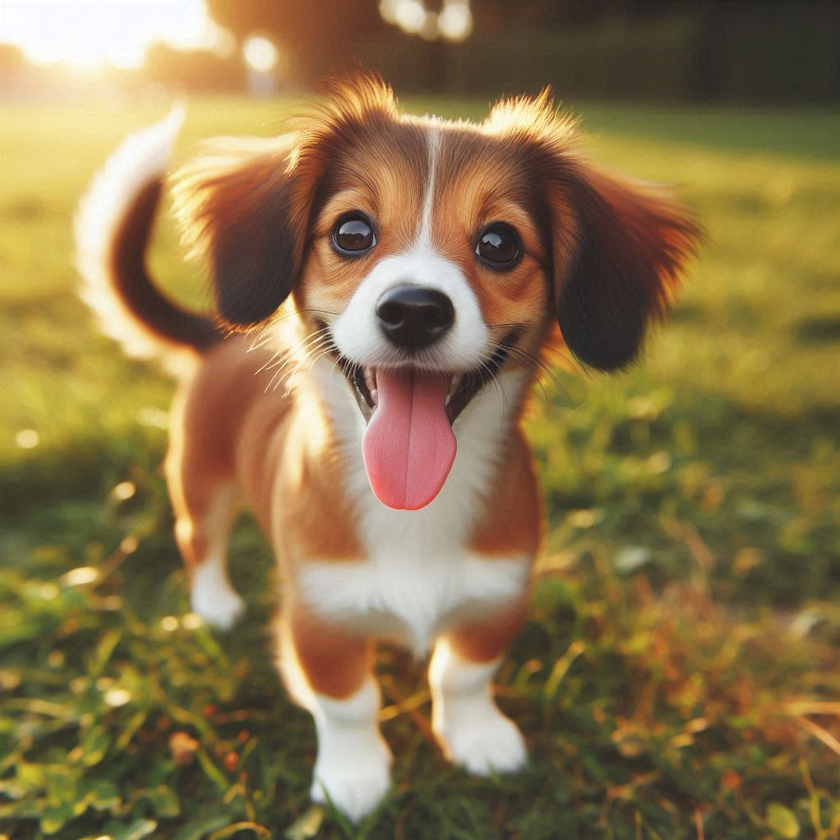
#> input picture useless/图像处理/p1.png, 840 x 840 px, shrunk from 1024 x 1024 before the run
$ python '5.16对比噪点.py'
#> lines starting #> are read from the running program, lines starting #| are printed output that depends on the picture
import cv2
import numpy as np
np.set_printoptions(threshold=np.inf)


def compare_diff(early_image_path,new_image_path):

#> called with early_image_path = 'p1.png', new_image_path = 'p2.png'
    img0 = cv2.imread(early_image_path)
#> img0 is the input picture: shape (840, 840, 3); mean B, G, R 76, 116.9, 138.7
    img1 = cv2.imread(new_image_path)
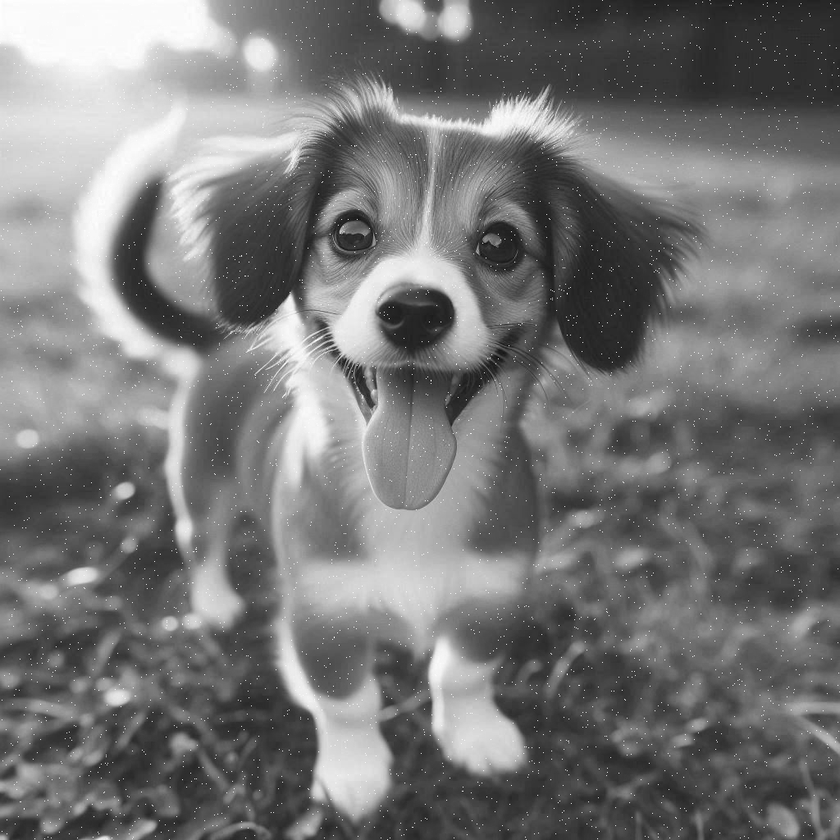
#> input picture useless/图像处理/p2.png, 840 x 840 px, shrunk from 1024 x 1024 before the run
#> img1 is the input picture: shape (840, 840, 3); min 0, max 255, mean 118.9
    diffcerence = cv2.absdiff(img0,img1)
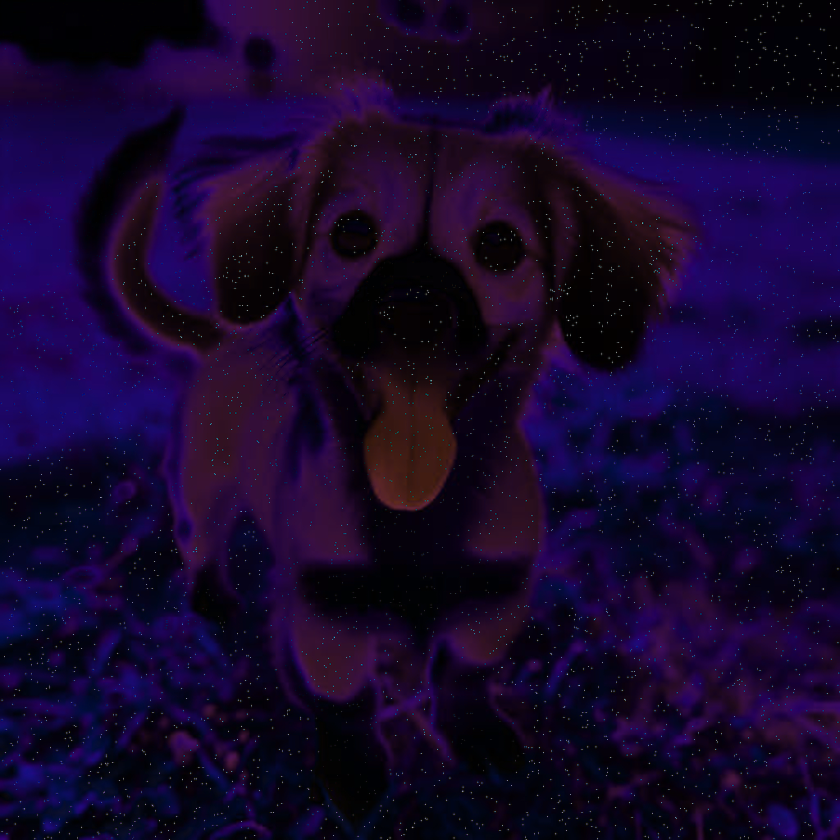
#> diffcerence: shape (840, 840, 3); mean B, G, R 43.1, 6, 21
    print(diffcerence)
#> (printed output is left out)

res = compare_diff('p1.png','p2.png')
